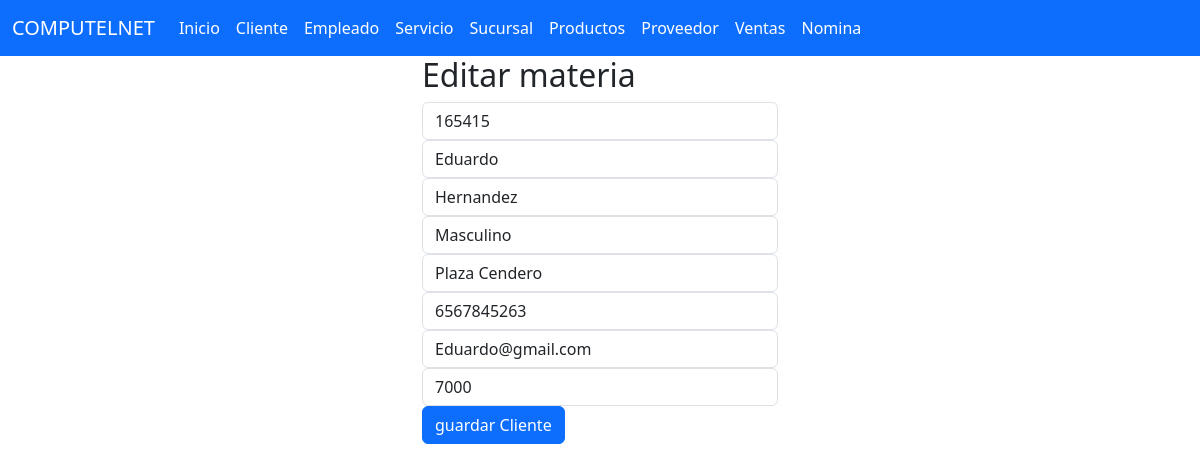
The page /seleccionarEmpleado/165415 on the database its author committed.
### empleado_app/models.py (models this page shows, shortened)
class Empleados (models.Model):
    Id_Empleado=models.CharField(primary_key=True,max_length=6)
    Nombre=models.CharField(max_length=100)
    Apellido=models.CharField(max_length=100)
    Sexo=models.CharField(max_length=20)
    Direccion=models.CharField(max_length=180)
    Num_Tel=models.CharField(max_length=10)
    Email=models.CharField(max_length=180)
    Nomina=models.CharField(max_length=10000)

### empleado_app/views.py (the view)
# urls.py: path("seleccionarEmpleado/<Id_Empleado>",views.seleccionarEmpleado, name="seleccionarEmpleado"),
def seleccionarEmpleado(request,Id_Empleado):
    empleado=Empleados.objects.get(Id_Empleado=Id_Empleado)
    return render(request,"editarEmpleado.html",{'listaEmpleados':empleado})

### empleado_app/templates/editarEmpleado.html
{% extends "index.html" %}
{% block cuerpo %}
<div class="row">
    <div class="col-md-4 offset-md-4">
        <h2>Editar materia</h2>
        <div class="car-body">
            <form action="/editarEmpleado/" method="POST"> {% csrf_token %}
                <div class="form-group">
                    <input type="text" id="txtid_Empleado" name="txtid_Empleado" class="form-control" value="{{listaEmpleados.Id_Empleado}}" placeholder="ID Empelado" minlength="1" maxlength="6" readonly required>
                </div>
                <div class="form-group ">
                    <input type="text" id="txtNombre" name="txtNombre"  class="form-control" value="{{listaEmpleados.Nombre}}" placeholder="Nombre(s)" minlength="1" maxlength="100" required>
                </div>
                <div class="form-group">
                    <input type="text" id="txtApellido" name="txtApellido"  class="form-control" value="{{listaEmpleados.Apellido}}" placeholder="Apellido(s)" min="1" max="100" required>
                </div>
                <div class="form-group">
                    <input type="text" id="txtSexo" name="txtSexo"  class="form-control" value="{{listaEmpleados.Sexo}}" placeholder="Sexo" min="1" max="20" required>
                </div>
                <div class="form-group">
                    <input type="text" id="txtDireccion" name="txtDireccion"  class="form-control" value="{{listaEmpleados.Direccion}}" placeholder="Direccion" min="1" max="180" required>
                </div>
                <div class="form-group">
                    <input type="text" id="txtNum_Tel" name="txtNum_Tel"  class="form-control" value="{{listaEmpleados.Num_Tel}}" placeholder="Numero de telefono" min="1" maxlength="10" required>
                </div>
                <div class="form-group">
                    <input type="text" id="txtEmail" name="txtEmail"  class="form-control" value="{{listaEmpleados.Email}}" placeholder="Email" min="1" max="180" required>
                </div>
                <div class="form-group">
                    <input type="text" id="txtNomina" name="txtNomina"  class="form-control" value="{{listaEmpleados.Nomina}}" placeholder="Nomina" min="1" max="180" required>
                </div>
                <div class="car-body">
                <button type="submit" class="btn btn-primary">guardar Cliente</button>
                </div>
            </form>
        </div>
    </div>
</div>
{% endblock  %}

### rows shown on the page
Empleados: txtid_Empleado "165415", txtNombre "Eduardo", txtApellido "Hernandez", txtSexo "Masculino", txtDireccion "Plaza Cendero", txtNum_Tel "6567845263", txtEmail "Eduardo@gmail.com", txtNomina "7000"
